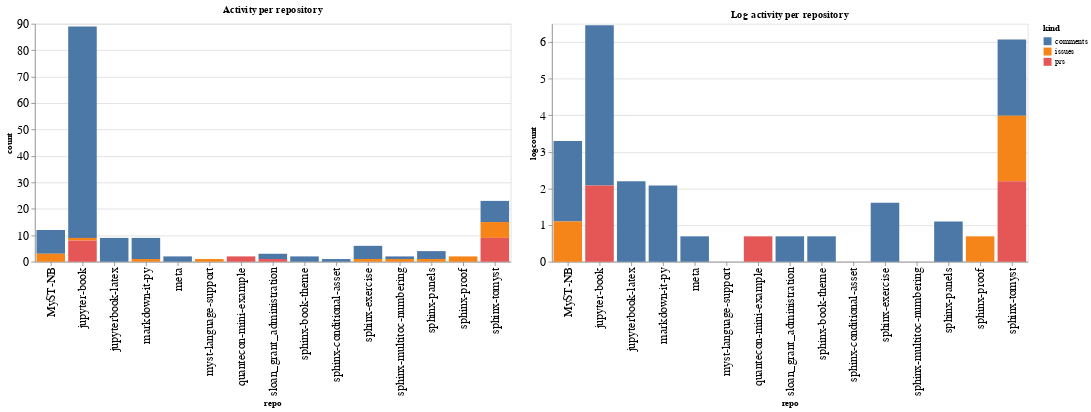

Here is the notebook cell this chart was saved with:
### Code cell
ch1 = alt.Chart(repo_summaries, width=600, title="Activity per repository").mark_bar().encode(
    x='repo',
    y='count',
    color='kind',
    tooltip="kind"
)

ch2 = alt.Chart(repo_summaries, width=600, title="Log activity per repository").mark_bar().encode(
    x='repo',
    y='logcount',
    color='kind',
    tooltip="kind"
)

ch1 | ch2

### Figure 1 — Vega-Lite specification as saved in the notebook (floating-point values rounded to 4 significant figures)
{"config": {"axisLeft": {"labelFontSize": 15}, "axisBottom": {"labelFontSize": 15}}, "hconcat": [{"mark": "bar", "encoding": {"color": {"type": "nominal", "field": "kind"}, "tooltip": {"type": "nominal", "field": "kind"}, "x": {"type": "nominal", "field": "repo"}, "y": {"type": "quantitative", "field": "count"}}, "title": "Activity per repository", "width": 600}, {"mark": "bar", "encoding": {"color": {"type": "nominal", "field": "kind"}, "tooltip": {"type": "nominal", "field": "kind"}, "x": {"type": "nominal", "field": "repo"}, "y": {"type": "quantitative", "field": "logcount"}}, "title": "Log activity per repository", "width": 600}], "data": {"name": "data-5144a4bbe6e48549d99f19bb54744852"}, "$schema": "https://vega.github.io/schema/vega-lite/v4.8.1.json", "datasets": {"data-5144a4bbe6e48549d99f19bb54744852": [{"repo": "MyST-NB", "kind": "comments", "count": 9, "logcount": 2.197}, {"repo": "MyST-NB", "kind": "issues", "count": 3, "logcount": 1.099}, {"repo": "jupyter-book", "kind": "comments", "count": 80, "logcount": 4.382}, {"repo": "jupyter-book", "kind": "issues", "count": 1, "logcount": 0.0}, {"repo": "jupyter-book", "kind": "prs", "count": 8, "logcount": 2.079}, {"repo": "jupyterbook-latex", "kind": "comments", "count": 9, "logcount": 2.197}, {"repo": "markdown-it-py", "kind": "comments", "count": 8, "logcount": 2.079}, {"repo": "markdown-it-py", "kind": "issues", "count": 1, "logcount": 0.0}, {"repo": "meta", "kind": "comments", "count": 2, "logcount": 0.6931}, {"repo": "myst-language-support", "kind": "issues", "count": 1, "logcount": 0.0}, {"repo": "quantecon-mini-example", "kind": "prs", "count": 2, "logcount": 0.6931}, {"repo": "sloan_grant_administration", "kind": "comments", "count": 2, "logcount": 0.6931}, {"repo": "sloan_grant_administration", "kind": "prs", "count": 1, "logcount": 0.0}, {"repo": "sphinx-book-theme", "kind": "comments", "count": 2, "logcount": 0.6931}, {"repo": "sphinx-conditional-asset", "kind": "comments", "count": 1, "logcount": 0.0}, {"repo": "sphinx-exercise", "kind": "comments", "count": 5, "logcount": 1.609}, {"repo": "sphinx-exercise", "kind": "issues", "count": 1, "logcount": 0.0}, {"repo": "sphinx-multitoc-numbering", "kind": "comments", "count": 1, "logcount": 0.0}, {"repo": "sphinx-multitoc-numbering", "kind": "issues", "count": 1, "logcount": 0.0}, {"repo": "sphinx-panels", "kind": "comments", "count": 3, "logcount": 1.099}, {"repo": "sphinx-panels", "kind": "issues", "count": 1, "logcount": 0.0}, {"repo": "sphinx-proof", "kind": "issues", "count": 2, "logcount": 0.6931}, {"repo": "sphinx-tomyst", "kind": "comments", "count": 8, "logcount": 2.079}, {"repo": "sphinx-tomyst", "kind": "issues", "count": 6, "logcount": 1.792}, {"repo": "sphinx-tomyst", "kind": "prs", "count": 9, "logcount": 2.197}]}}
